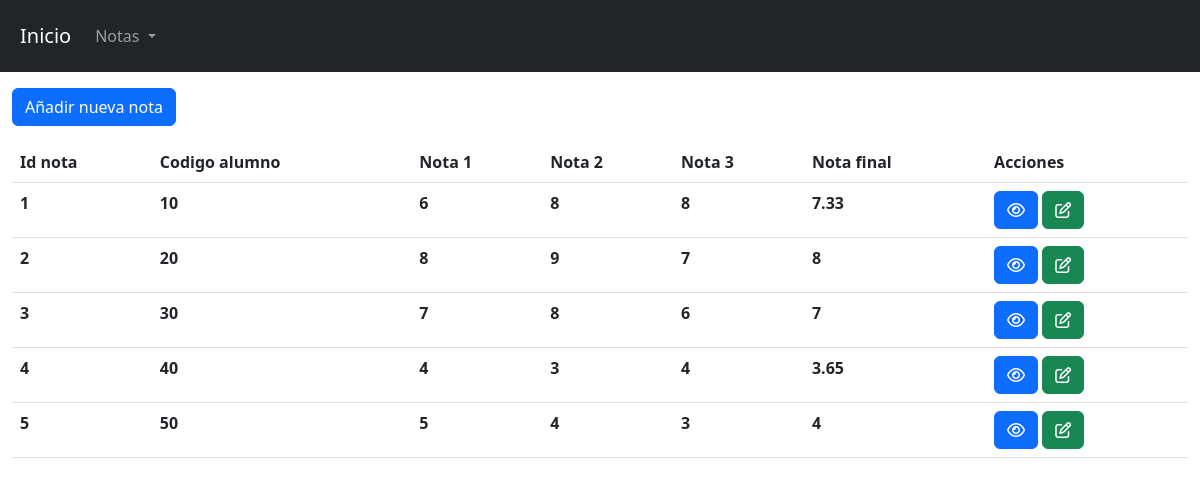
Page /view/username/indexNota.php on the committed database.
### tables this page shows
CREATE TABLE `notas` (
  `idNota` int(11) NOT NULL,
  `codigo` int(11) NOT NULL,
  `nota1` float NOT NULL,
  `nota2` float NOT NULL,
  `nota3` float NOT NULL,
  `notaFinal` float NOT NULL,
  `aprobado` varchar(10) NOT NULL,
  `suspenso` varchar(10) NOT NULL
);

### config/db.php (called while the page is built)
<?php
class Db {
    private $host = "localhost";
    private $dbname = "alumnos";
    private $user = "root";
    private $password = "";
    public function conexion() {
        try {
            $PDO = new PDO("mysql:host=".$this->host.";dbname=".$this->dbname,$this->user,$this->password);
            return $PDO;
        }catch(PDOException $e) {
            return $e->getMessage();
        }
    }
}
?>

### controller/notasController.php (called while the page is built, shortened)
<?php
class NotasController{
    private $model;
    public function __construct() {
        require_once("c://xampp/htdocs/RepasoNov/model/notasModel.php");
        $this->model = new NotasModel();
    }
    public function index() {
        return ($this->model->index()) ? $this->model->index() : false;
    }
}
?>

### model/notasModel.php (called while the page is built, shortened)
<?php
class NotasModel{
    private $PDO;
    public function __construct() {
        require_once("c://xampp/htdocs/RepasoNov/config/db.php");
        $con = new Db();
        $this->PDO = $con->conexion();
    }
    public function index() {
        $stament = $this->PDO->prepare("SELECT * FROM notas");
        return ($stament->execute()) ? $stament->fetchAll() : false;
    }
}
?>

### view/username/indexNota.php (the view)
<?php
require_once ("c://xampp/htdocs/RepasoNov/view/head/headNota.php");
require_once ("c://xampp/htdocs/RepasoNov/controller/notasController.php");
$obj = new NotasController();
$rows = $obj->index();
?>
<div class="mb-3">
    <a href="/RepasoNov/view/username/createNota.php" class="btn btn-primary">Añadir nueva nota</a>
</div>
<div class="table-responsive">
<table class="table table-hover">
    <thead>
        <tr>
            <th scope="col">Id nota</th>
            <th scope="col">Codigo alumno</th>
            <th scope="col">Nota 1</th>
            <th scope="col">Nota 2</th>
            <th scope="col">Nota 3</th>
            <th scope="col">Nota final</th>
            <th scope="col">Acciones</th>
        </tr>
    </thead>
    <tbody>
    <?php if($rows): ?>
        <?php foreach($rows as $row): ?>
    <tr>
            <th><?= $row[0]?></th>
            <th><?= $row[1]?></th>
            <th><?= $row[2]?></th>
            <th><?= $row[3]?></th>
            <th><?= $row[4]?></th>
            <th><?= $row[5]?></th>
            <th>
                <a href="showNota.php?idNota=<?= $row[0]?>" class="btn btn-primary" title="Ver"><i class="fa-regular fa-eye"></i></a>
                <a href="editNota.php?idNota=<?= $row[0]?>" class="btn btn-success" title="Actualizar"><i class="fa-regular fa-pen-to-square"></i></a>
            </th>
        </tr>
        <?php endforeach; ?>
        <?php else: ?>
            <tr>
                <td colspan="8" class="text-center">No hay notas actualmente</td>
            </tr>
    <?php endif; ?>
    </tbody>
</table>
</div>
<?php
require_once ("c://xampp/htdocs/RepasoNov/view/head/footerNota.php");
?>

### rows in the picture
notas: idNota "1", codigo "10", nota1 "6", nota2 "8", nota3 "8", notaFinal "7.33"
notas: idNota "2", codigo "20", nota1 "8", nota2 "9", nota3 "7", notaFinal "8"
notas: idNota "3", codigo "30", nota1 "7", nota2 "8", nota3 "6", notaFinal "7"
notas: idNota "4", codigo "40", nota1 "4", nota2 "3", nota3 "4", notaFinal "3.65"
notas: idNota "5", codigo "50", nota1 "5", nota2 "4", nota3 "3", notaFinal "4"
